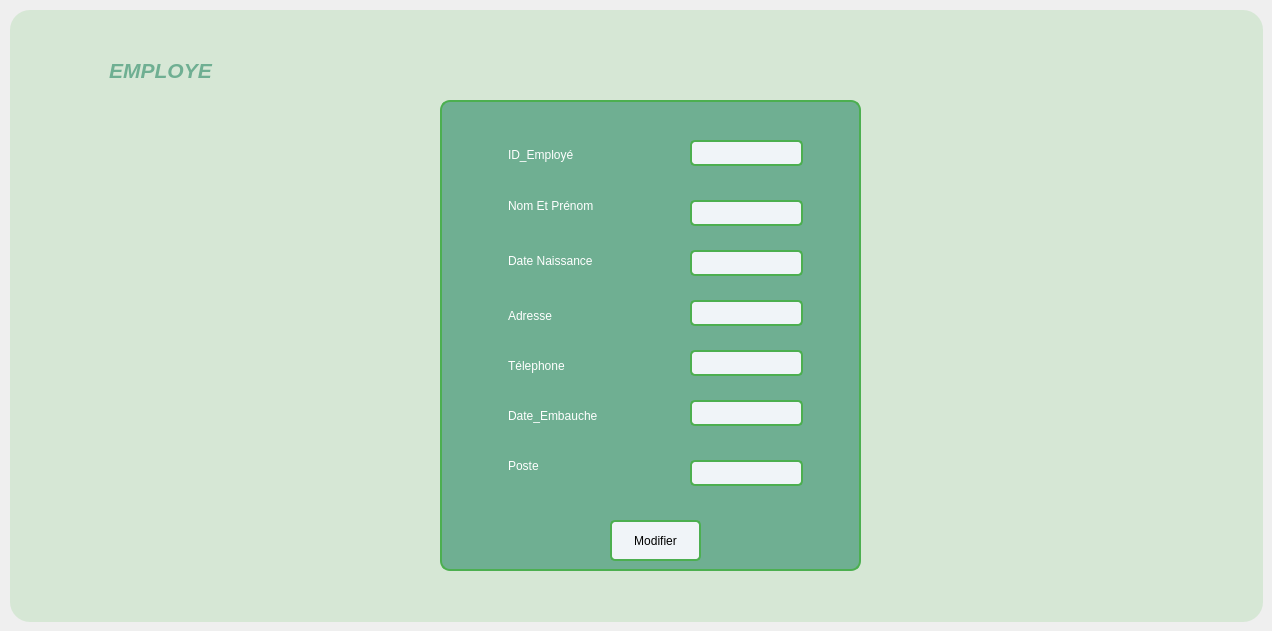
      <widget class="QWidget" name="tab_17">
       <attribute name="title">
        <string>modifier</string>
       </attribute>
       <widget class="QFrame" name="frame_10">
        <property name="geometry">
         <rect>
          <x>430</x>
          <y>110</y>
          <width>421</width>
          <height>471</height>
         </rect>
        </property>
        <property name="styleSheet">
         <string notr="true">*{
    background-color: #f0f4f8;  /* Couleur de fond gris clair */
    font-family: Arial, sans-serif;  /* Police moderne et lisible */
}

/* Style pour les QFrame avec couleur vert pistache */
QFrame {
 background-color: #6FAF92;   /* Fond vert pistache */
    border: 2px solid #4CAF50;   /* Bordure vert émeraude */
    border-radius: 10px;         /* Coins arrondis */
    padding: 15px;        
}
QLabel {
    border: none;
}
</string>
        </property>
        <property name="frameShape">
         <enum>QFrame::StyledPanel</enum>
        </property>
        <property name="frameShadow">
         <enum>QFrame::Raised</enum>
        </property>
        <widget class="QLineEdit" name="lineEdit_64">
         <property name="geometry">
          <rect>
           <x>250</x>
           <y>40</y>
           <width>113</width>
           <height>26</height>
          </rect>
         </property>
         <property name="styleSheet">
          <string notr="true">* {
    background-color: #FFFFF;   /* Fond vert pistache */
    border:  2px solid #4CAF50;   /* Bordure bleu clair */
    border-radius: 5px;         /* Coins arrondis */
    padding: 15px;               /* Espacement interne */
}</string>
         </property>
        </widget>
        <widget class="QLineEdit" name="lineEdit_65">
         <property name="geometry">
          <rect>
           <x>250</x>
           <y>100</y>
           <width>113</width>
           <height>26</height>
          </rect>
         </property>
         <property name="styleSheet">
          <string notr="true">* {
    background-color: #FFFFF;   /* Fond vert pistache */
    border: 2px solid #4CAF50;   /* Bordure bleu clair */
    border-radius: 5px;         /* Coins arrondis */
    padding: 15px;               /* Espacement interne */
}</string>
         </property>
        </widget>
        <widget class="QLineEdit" name="lineEdit_66">
         <property name="geometry">
          <rect>
           <x>250</x>
           <y>200</y>
           <width>113</width>
           <height>26</height>
          </rect>
         </property>
         <property name="styleSheet">
          <string notr="true">* {
    background-color: #FFFFF;   /* Fond vert pistache */
    border: 2px solid #4CAF50;   /* Bordure bleu clair */
    border-radius: 5px;         /* Coins arrondis */
    padding: 15px;               /* Espacement interne */
}</string>
         </property>
        </widget>
        <widget class="QLineEdit" name="lineEdit_67">
         <property name="geometry">
          <rect>
           <x>250</x>
           <y>250</y>
           <width>113</width>
           <height>26</height>
          </rect>
         </property>
         <property name="styleSheet">
          <string notr="true">* {
    background-color: #FFFFF;   /* Fond vert pistache */
    border:  2px solid #4CAF50;   /* Bordure bleu clair */
    border-radius: 5px;         /* Coins arrondis */
    padding: 15px;               /* Espacement interne */
}</string>
         </property>
        </widget>
        <widget class="QLineEdit" name="lineEdit_68">
         <property name="geometry">
          <rect>
           <x>250</x>
           <y>150</y>
           <width>113</width>
           <height>26</height>
          </rect>
         </property>
         <property name="styleSheet">
          <string notr="true">* {
    background-color: #FFFFF;   /* Fond vert pistache */
    border:  2px solid #4CAF50;   /* Bordure bleu clair */
    border-radius: 5px;         /* Coins arrondis */
    padding: 15px;               /* Espacement interne */
}</string>
         </property>
        </widget>
        <widget class="QLineEdit" name="lineEdit_69">
         <property name="geometry">
          <rect>
           <x>250</x>
           <y>300</y>
           <width>113</width>
           <height>26</height>
          </rect>
         </property>
         <property name="styleSheet">
          <string notr="true">* {
    background-color: #FFFFF;   /* Fond vert pistache */
    border:  2px solid #4CAF50;   /* Bordure bleu clair */
    border-radius: 5px;         /* Coins arrondis */
    padding: 15px;               /* Espacement interne */
}</string>
         </property>
        </widget>
        <widget class="QLineEdit" name="lineEdit_70">
         <property name="geometry">
          <rect>
           <x>250</x>
           <y>360</y>
           <width>113</width>
           <height>26</height>
          </rect>
         </property>
         <property name="styleSheet">
          <string notr="true">* {
    background-color: #FFFFF;   /* Fond vert pistache */
    border: 2px solid #4CAF50;   /* Bordure bleu clair */
    border-radius: 5px;         /* Coins arrondis */
    padding: 15px;               /* Espacement interne */
}</string>
         </property>
        </widget>
        <widget class="QLabel" name="label_82">
         <property name="geometry">
          <rect>
           <x>60</x>
           <y>29</y>
           <width>91</width>
           <height>41</height>
          </rect>
         </property>
         <property name="styleSheet">
          <string notr="true">* {
    color: white;
}
</string>
         </property>
         <property name="text">
          <string>Nom</string>
         </property>
        </widget>
        <widget class="QLabel" name="label_83">
         <property name="geometry">
          <rect>
           <x>60</x>
           <y>80</y>
           <width>101</width>
           <height>51</height>
          </rect>
         </property>
         <property name="styleSheet">
          <string notr="true">* {
    color: white;
}
</string>
         </property>
         <property name="text">
          <string>Vignette</string>
         </property>
        </widget>
        <widget class="QLabel" name="label_84">
         <property name="geometry">
          <rect>
           <x>60</x>
           <y>130</y>
           <width>131</width>
           <height>61</height>
          </rect>
         </property>
         <property name="styleSheet">
          <string notr="true">* {
    color: white;
}
</string>
         </property>
         <property name="text">
          <string>Famille</string>
         </property>
        </widget>
        <widget class="QLabel" name="label_85">
         <property name="geometry">
          <rect>
           <x>60</x>
           <y>190</y>
           <width>141</width>
           <height>51</height>
          </rect>
         </property>
         <property name="styleSheet">
          <string notr="true">* {
    color: white;
}
</string>
         </property>
         <property name="text">
          <string>Date_fabrication</string>
         </property>
        </widget>
        <widget class="QLabel" name="label_86">
         <property name="geometry">
          <rect>
           <x>60</x>
           <y>240</y>
           <width>191</width>
           <height>51</height>
          </rect>
         </property>
         <property name="styleSheet">
          <string notr="true">* {
    color: white;
}
</string>
         </property>
         <property name="text">
          <string>Date_expiration</string>
         </property>
        </widget>
        <widget class="QLabel" name="label_87">
         <property name="geometry">
          <rect>
           <x>60</x>
           <y>290</y>
           <width>121</width>
           <height>51</height>
          </rect>
         </property>
         <property name="styleSheet">
          <string notr="true">* {
    color: white;
}
</string>
         </property>
         <property name="text">
          <string>Dosage</string>
         </property>
        </widget>
        <widget class="QLabel" name="label_88">
         <property name="geometry">
          <rect>
           <x>60</x>
           <y>350</y>
           <width>131</width>
           <height>51</height>
          </rect>
         </property>
         <property name="styleSheet">
          <string notr="true">* {
    color: white;
}
</string>
         </property>
         <property name="text">
          <string>Seuil_Min</string>
         </property>
        </widget>
        <widget class="QPushButton" name="pushButton_18">
         <property name="geometry">
          <rect>
           <x>170</x>
           <y>420</y>
           <width>81</width>
           <height>41</height>
          </rect>
         </property>
         <property name="styleSheet">
          <string notr="true">* {
	font: 700 7pt &quot;Segoe UI&quot;;
    background-color: #FFFFF;   /* Fond vert pistache */
    border: 2px solid #4CAF50;   /* Bordure bleu clair */
    border-radius: 5px;         /* Coins arrondis */
    padding: 10px;               /* Espacement interne */

}
*:hover {
    background-color: #81C784;  /* Lighter green on hover */
}</string>
         </property>
         <property name="text">
          <string>Ajouter</string>
         </property>
        </widget>
        <widget class="QPushButton" name="pb_select_26">
         <property name="geometry">
          <rect>
           <x>10</x>
           <y>10</y>
           <width>31</width>
           <height>31</height>
          </rect>
         </property>
         <property name="styleSheet">
          <string notr="true">*{
    background-color: #6FAF92;  /* Medium green button */
    border: 1px solid #388E3C;  /* Darker green border */
    border-radius: 5px;
    color: #FFFFFF;             /* White text for contrast */
    padding: 5px;
}

*:hover {
    background-color: #81C784;  /* Lighter green on hover */
}</string>
         </property>
         <property name="text">
          <string/>
         </property>
         <property name="icon">
          <iconset>
           <normaloff>../../en-arriere.png</normaloff>../../en-arriere.png</iconset>
         </property>
         <property name="iconSize">
          <size>
           <width>22</width>
           <height>30</height>
          </size>
         </property>
        </widget>
        <widget class="QPushButton" name="pb_select_27">
         <property name="geometry">
          <rect>
           <x>380</x>
           <y>10</y>
           <width>31</width>
           <height>31</height>
          </rect>
         </property>
         <property name="styleSheet">
          <string notr="true">*{
    background-color: #6FAF92;  /* Medium green button */
    border: 1px solid #388E3C;  /* Darker green border */
    border-radius: 5px;
    color: #FFFFFF;             /* White text for contrast */
    padding: 5px;
}

*:hover {
    background-color: #81C784;  /* Lighter green on hover */
}</string>
         </property>
         <property name="text">
          <string/>
         </property>
         <property name="icon">
          <iconset>
           <normaloff>../../x.png</normaloff>../../x.png</iconset>
         </property>
         <property name="iconSize">
          <size>
           <width>16</width>
           <height>30</height>
          </size>
         </property>
        </widget>
       </widget>
       <widget class="QGroupBox" name="groupBox_17">
        <property name="geometry">
         <rect>
          <x>10</x>
          <y>10</y>
          <width>1253</width>
          <height>612</height>
         </rect>
        </property>
        <property name="styleSheet">
         <string notr="true">background-color:#D6E7D5;

border-radius : 20px;</string>
        </property>
        <property name="title">
         <string/>
        </property>
        <widget class="QLabel" name="label_100">
         <property name="geometry">
          <rect>
           <x>50</x>
           <y>30</y>
           <width>201</width>
           <height>61</height>
          </rect>
         </property>
         <property name="styleSheet">
          <string notr="true">*{
    color: #6FAF92;
    font-size: 16px; /* Taille du texte (ajustable) */
    font-weight: normal; /* Style du texte */
}</string>
         </property>
         <property name="text">
          <string>&lt;html&gt;&lt;head/&gt;&lt;body&gt;&lt;p align=&quot;center&quot;&gt;&lt;span style=&quot; font-size:16pt; font-weight:700; font-style:italic;&quot;&gt;EMPLOYE&lt;/span&gt;&lt;/p&gt;&lt;/body&gt;&lt;/html&gt;</string>
         </property>
        </widget>
        <widget class="QFrame" name="frame_13">
         <property name="geometry">
          <rect>
           <x>430</x>
           <y>90</y>
           <width>421</width>
           <height>471</height>
          </rect>
         </property>
         <property name="styleSheet">
          <string notr="true">*{
    background-color: #f0f4f8;  /* Couleur de fond gris clair */
    font-family: Arial, sans-serif;  /* Police moderne et lisible */
}

/* Style pour les QFrame avec couleur vert pistache */
QFrame {
 background-color: #6FAF92;   /* Fond vert pistache */
    border: 2px solid #4CAF50;   /* Bordure vert émeraude */
    border-radius: 10px;         /* Coins arrondis */
    padding: 15px;        
}
QLabel {
    border: none;
}
</string>
         </property>
         <property name="frameShape">
          <enum>QFrame::StyledPanel</enum>
         </property>
         <property name="frameShadow">
          <enum>QFrame::Raised</enum>
         </property>
         <widget class="QLineEdit" name="lineEdit_84">
          <property name="geometry">
           <rect>
            <x>250</x>
            <y>40</y>
            <width>113</width>
            <height>26</height>
           </rect>
          </property>
          <property name="styleSheet">
           <string notr="true">* {
    background-color: #FFFFF;   /* Fond vert pistache */
    border:  2px solid #4CAF50;   /* Bordure bleu clair */
    border-radius: 5px;         /* Coins arrondis */
    padding: 15px;               /* Espacement interne */
}</string>
          </property>
         </widget>
         <widget class="QLineEdit" name="lineEdit_85">
          <property name="geometry">
           <rect>
            <x>250</x>
            <y>100</y>
            <width>113</width>
            <height>26</height>
           </rect>
          </property>
          <property name="styleSheet">
           <string notr="true">* {
    background-color: #FFFFF;   /* Fond vert pistache */
    border: 2px solid #4CAF50;   /* Bordure bleu clair */
    border-radius: 5px;         /* Coins arrondis */
    padding: 15px;               /* Espacement interne */
}</string>
          </property>
         </widget>
         <widget class="QLineEdit" name="lineEdit_86">
          <property name="geometry">
           <rect>
            <x>250</x>
            <y>200</y>
            <width>113</width>
            <height>26</height>
           </rect>
          </property>
          <property name="styleSheet">
           <string notr="true">* {
    background-color: #FFFFF;   /* Fond vert pistache */
    border: 2px solid #4CAF50;   /* Bordure bleu clair */
    border-radius: 5px;         /* Coins arrondis */
    padding: 15px;               /* Espacement interne */
}</string>
          </property>
         </widget>
         <widget class="QLineEdit" name="lineEdit_87">
          <property name="geometry">
           <rect>
            <x>250</x>
            <y>250</y>
            <width>113</width>
            <height>26</height>
           </rect>
          </property>
          <property name="styleSheet">
           <string notr="true">* {
    background-color: #FFFFF;   /* Fond vert pistache */
    border:  2px solid #4CAF50;   /* Bordure bleu clair */
    border-radius: 5px;         /* Coins arrondis */
    padding: 15px;               /* Espacement interne */
}</string>
          </property>
         </widget>
         <widget class="QLineEdit" name="lineEdit_88">
          <property name="geometry">
           <rect>
            <x>250</x>
            <y>150</y>
            <width>113</width>
            <height>26</height>
           </rect>
          </property>
          <property name="styleSheet">
           <string notr="true">* {
    background-color: #FFFFF;   /* Fond vert pistache */
    border:  2px solid #4CAF50;   /* Bordure bleu clair */
    border-radius: 5px;         /* Coins arrondis */
    padding: 15px;               /* Espacement interne */
}</string>
          </property>
         </widget>
         <widget class="QLineEdit" name="lineEdit_89">
          <property name="geometry">
           <rect>
            <x>250</x>
            <y>300</y>
            <width>113</width>
            <height>26</height>
           </rect>
          </property>
          <property name="styleSheet">
           <string notr="true">* {
    background-color: #FFFFF;   /* Fond vert pistache */
    border:  2px solid #4CAF50;   /* Bordure bleu clair */
    border-radius: 5px;         /* Coins arrondis */
    padding: 15px;               /* Espacement interne */
}</string>
          </property>
         </widget>
         <widget class="QLineEdit" name="lineEdit_90">
          <property name="geometry">
           <rect>
            <x>250</x>
            <y>360</y>
            <width>113</width>
            <height>26</height>
           </rect>
          </property>
          <property name="styleSheet">
           <string notr="true">* {
    background-color: #FFFFF;   /* Fond vert pistache */
    border: 2px solid #4CAF50;   /* Bordure bleu clair */
    border-radius: 5px;         /* Coins arrondis */
    padding: 15px;               /* Espacement interne */
}</string>
          </property>
         </widget>
         <widget class="QLabel" name="label_107">
          <property name="geometry">
           <rect>
            <x>50</x>
            <y>29</y>
            <width>131</width>
            <height>51</height>
           </rect>
          </property>
          <property name="styleSheet">
           <string notr="true">* {
    color: white;
}
</string>
          </property>
          <property name="text">
           <string>ID_Employé</string>
          </property>
         </widget>
         <widget class="QLabel" name="label_108">
          <property name="geometry">
           <rect>
            <x>50</x>
            <y>80</y>
            <width>151</width>
            <height>51</height>
           </rect>
          </property>
          <property name="styleSheet">
           <string notr="true">* {
    color: white;
}
</string>
          </property>
          <property name="text">
           <string>Nom Et Prénom</string>
          </property>
         </widget>
         <widget class="QLabel" name="label_109">
          <property name="geometry">
           <rect>
            <x>50</x>
            <y>130</y>
            <width>151</width>
            <height>61</height>
           </rect>
          </property>
          <property name="styleSheet">
           <string notr="true">* {
    color: white;
}
</string>
          </property>
          <property name="text">
           <string>Date Naissance</string>
          </property>
         </widget>
         <widget class="QLabel" name="label_110">
          <property name="geometry">
           <rect>
            <x>50</x>
            <y>190</y>
            <width>141</width>
            <height>51</height>
           </rect>
          </property>
          <property name="styleSheet">
           <string notr="true">* {
    color: white;
}
</string>
          </property>
          <property name="text">
           <string>Adresse</string>
          </property>
         </widget>
         <widget class="QLabel" name="label_111">
          <property name="geometry">
           <rect>
            <x>50</x>
            <y>240</y>
            <width>191</width>
            <height>51</height>
           </rect>
          </property>
          <property name="styleSheet">
           <string notr="true">* {
    color: white;
}
</string>
          </property>
          <property name="text">
           <string>Télephone</string>
          </property>
         </widget>
         <widget class="QLabel" name="label_112">
          <property name="geometry">
           <rect>
            <x>50</x>
            <y>290</y>
            <width>161</width>
            <height>51</height>
           </rect>
          </property>
          <property name="styleSheet">
           <string notr="true">* {
    color: white;
}
</string>
          </property>
          <property name="text">
           <string>Date_Embauche</string>
          </property>
         </widget>
         <widget class="QLabel" name="label_113">
          <property name="geometry">
           <rect>
            <x>50</x>
            <y>340</y>
            <width>131</width>
            <height>51</height>
           </rect>
          </property>
          <property name="styleSheet">
           <string notr="true">* {
    color: white;
}
</string>
          </property>
          <property name="text">
           <string>Poste</string>
          </property>
         </widget>
         <widget class="QPushButton" name="pushButton_21">
          <property name="geometry">
           <rect>
            <x>170</x>
            <y>420</y>
            <width>91</width>
            <height>41</height>
           </rect>
          </property>
          <property name="styleSheet">
           <string notr="true">* {
	font: 700 7pt &quot;Segoe UI&quot;;
    background-color: #FFFFF;   /* Fond vert pistache */
    border: 2px solid #4CAF50;   /* Bordure bleu clair */
    border-radius: 5px;         /* Coins arrondis */
    padding: 10px;               /* Espacement interne */
 color: black; 
}
*:hover {
    background-color: #81C784;  /* Lighter green on hover */
}</string>
          </property>
          <property name="text">
           <string>Modifier</string>
          </property>
         </widget>
        </widget>
       </widget>
      </widget>
